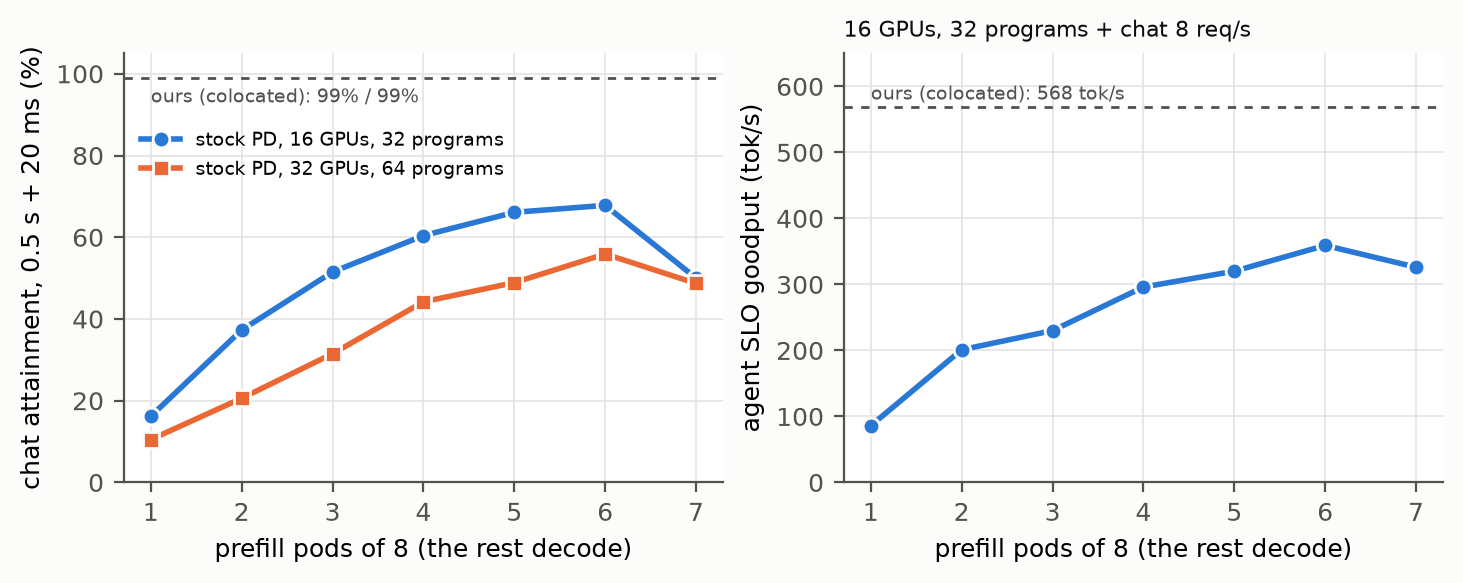

The script that saved this image:
"""Figure 2 of the paper draft: stock PD disaggregation needs a tuned P:D ratio, and even its best ratio misses the chat
SLO. Chat attainment and agent SLO goodput against the number of prefill pods (of 8), Qwen2.5-7B without speculation,
KV pool on, FA3, scheduler-only settings (chat SLO 0.5 s + 20 ms):
  16 H20s (8 pods x 2), 32 agent programs + chat 8 req/s   (mn_capacity_16g_20261023.sh)
  32 H20s (8 pods x 4), 64 agent programs + chat 16 req/s  (mn_capacity_32g_20261023.sh, chat attainment only)
with ours (colocated, same settings) as a reference line. Numbers from tasks/pd_colocation_vs_disagg.md, capacity
phase A.
  python fig02_pd_sweep.py   -> fig02_pd_sweep.png
Claude, 2026-10-26.
"""
from pathlib import Path

import matplotlib

matplotlib.use("Agg")
import matplotlib.pyplot as plt

HERE = Path(__file__).resolve().parent
PODS = [1, 2, 3, 4, 5, 6, 7]
CHAT_16 = [16.2, 37.3, 51.5, 60.4, 66.1, 67.8, 50.0]
GOODPUT_16 = [86, 201, 230, 296, 320, 359, 326]
CHAT_32 = [10.5, 20.6, 31.5, 44.2, 48.9, 55.9, 48.7]
OURS_16 = (99.0, 568)   # Table 9, 32 programs + 8 req/s
OURS_32_CHAT = 99.1     # 32-GPU capacity table, 64 programs + 16 req/s
BLUE, ORANGE, INK, MUTED, GRID = "#2a78d6", "#eb6834", "#0b0b0b", "#52514e", "#e4e3df"


def main():
    plt.rcParams.update({"font.size": 9, "axes.edgecolor": MUTED, "xtick.color": MUTED, "ytick.color": MUTED})
    fig, (a, b) = plt.subplots(1, 2, figsize=(7.2, 2.8), constrained_layout=True)
    a.plot(PODS, CHAT_16, color=BLUE, marker="o", linewidth=2, markersize=6, markeredgecolor="#fcfcfb",
           label="stock PD, 16 GPUs, 32 programs")
    a.plot(PODS, CHAT_32, color=ORANGE, marker="s", linewidth=2, markersize=6, markeredgecolor="#fcfcfb",
           label="stock PD, 32 GPUs, 64 programs")
    a.axhline(OURS_16[0], color=MUTED, linewidth=1, linestyle=(0, (3, 3)))
    a.text(1, OURS_16[0] - 6, f"ours (colocated): {OURS_16[0]:.0f}% / {OURS_32_CHAT:.0f}%", fontsize=7, color=MUTED)
    a.set_ylim(0, 105)
    a.set_ylabel("chat attainment, 0.5 s + 20 ms (%)")
    a.legend(frameon=False, fontsize=7, loc="upper left", bbox_to_anchor=(0.0, 0.86))
    b.plot(PODS, GOODPUT_16, color=BLUE, marker="o", linewidth=2, markersize=6, markeredgecolor="#fcfcfb")
    b.axhline(OURS_16[1], color=MUTED, linewidth=1, linestyle=(0, (3, 3)))
    b.text(1, OURS_16[1] + 12, f"ours (colocated): {OURS_16[1]} tok/s", fontsize=7, color=MUTED)
    b.set_ylim(0, 650)
    b.set_ylabel("agent SLO goodput (tok/s)")
    b.set_title("16 GPUs, 32 programs + chat 8 req/s", fontsize=8, color=INK, loc="left")
    for ax in (a, b):
        ax.set_xlabel("prefill pods of 8 (the rest decode)")
        ax.set_xticks(PODS)
        ax.grid(True, color=GRID, linewidth=0.6)
        ax.spines[["top", "right"]].set_visible(False)
    out = HERE / "fig02_pd_sweep.png"
    fig.savefig(out, dpi=200, bbox_inches="tight", facecolor="#fcfcfb")
    print(out)


if __name__ == "__main__":
    main()
